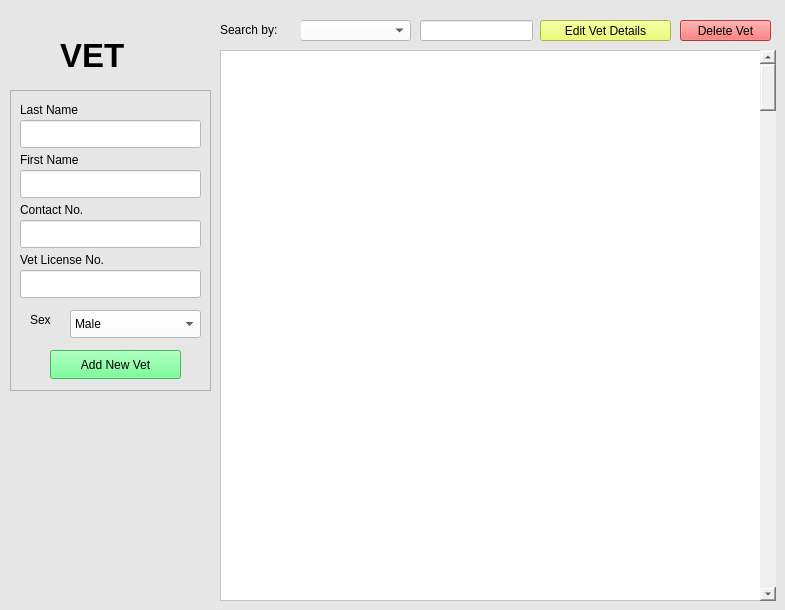
     <widget class="QWidget" name="page4Vet">
      <property name="styleSheet">
       <string notr="true">background-color: rgb(230, 230, 230);</string>
      </property>
      <widget class="QLabel" name="label1_4">
       <property name="geometry">
        <rect>
         <x>60</x>
         <y>30</y>
         <width>171</width>
         <height>51</height>
        </rect>
       </property>
       <property name="font">
        <font>
         <family>Arial</family>
         <pointsize>25</pointsize>
         <bold>true</bold>
        </font>
       </property>
       <property name="styleSheet">
        <string notr="true">color: rgb(0, 0, 0);</string>
       </property>
       <property name="text">
        <string>VET</string>
       </property>
      </widget>
      <widget class="QFrame" name="newVetDetailsFrame_2">
       <property name="geometry">
        <rect>
         <x>10</x>
         <y>90</y>
         <width>201</width>
         <height>301</height>
        </rect>
       </property>
       <property name="frameShape">
        <enum>QFrame::StyledPanel</enum>
       </property>
       <property name="frameShadow">
        <enum>QFrame::Raised</enum>
       </property>
       <widget class="QLabel" name="label_27">
        <property name="geometry">
         <rect>
          <x>10</x>
          <y>10</y>
          <width>91</width>
          <height>20</height>
         </rect>
        </property>
        <property name="styleSheet">
         <string notr="true">color: rgb(0, 0, 0);</string>
        </property>
        <property name="text">
         <string>Last Name</string>
        </property>
       </widget>
       <widget class="QLineEdit" name="lastNameInput">
        <property name="geometry">
         <rect>
          <x>10</x>
          <y>30</y>
          <width>181</width>
          <height>28</height>
         </rect>
        </property>
        <property name="styleSheet">
         <string notr="true">background-color: rgb(255, 255, 255);</string>
        </property>
       </widget>
       <widget class="QLabel" name="label_28">
        <property name="geometry">
         <rect>
          <x>10</x>
          <y>60</y>
          <width>91</width>
          <height>20</height>
         </rect>
        </property>
        <property name="styleSheet">
         <string notr="true">color: rgb(0, 0, 0);</string>
        </property>
        <property name="text">
         <string>First Name</string>
        </property>
       </widget>
       <widget class="QLineEdit" name="firstNameInput">
        <property name="geometry">
         <rect>
          <x>10</x>
          <y>80</y>
          <width>181</width>
          <height>28</height>
         </rect>
        </property>
        <property name="styleSheet">
         <string notr="true">background-color: rgb(255, 255, 255);</string>
        </property>
       </widget>
       <widget class="QLabel" name="label_29">
        <property name="geometry">
         <rect>
          <x>10</x>
          <y>110</y>
          <width>91</width>
          <height>20</height>
         </rect>
        </property>
        <property name="styleSheet">
         <string notr="true">color: rgb(0, 0, 0);</string>
        </property>
        <property name="text">
         <string>Contact No.</string>
        </property>
       </widget>
       <widget class="QLineEdit" name="contactInput">
        <property name="geometry">
         <rect>
          <x>10</x>
          <y>130</y>
          <width>181</width>
          <height>28</height>
         </rect>
        </property>
        <property name="styleSheet">
         <string notr="true">background-color: rgb(255, 255, 255);</string>
        </property>
       </widget>
       <widget class="QLabel" name="label_31">
        <property name="geometry">
         <rect>
          <x>20</x>
          <y>220</y>
          <width>91</width>
          <height>20</height>
         </rect>
        </property>
        <property name="styleSheet">
         <string notr="true">color: rgb(0, 0, 0);</string>
        </property>
        <property name="text">
         <string>Sex</string>
        </property>
       </widget>
       <widget class="QPushButton" name="addButton">
        <property name="geometry">
         <rect>
          <x>40</x>
          <y>260</y>
          <width>131</width>
          <height>29</height>
         </rect>
        </property>
        <property name="styleSheet">
         <string notr="true">color: rgb(0, 0, 0);
background-color: rgb(85, 255, 127);</string>
        </property>
        <property name="text">
         <string>Add New Vet</string>
        </property>
       </widget>
       <widget class="QLineEdit" name="licenseInput">
        <property name="geometry">
         <rect>
          <x>10</x>
          <y>180</y>
          <width>181</width>
          <height>28</height>
         </rect>
        </property>
        <property name="styleSheet">
         <string notr="true">background-color: rgb(255, 255, 255);</string>
        </property>
       </widget>
       <widget class="QLabel" name="label_32">
        <property name="geometry">
         <rect>
          <x>10</x>
          <y>160</y>
          <width>111</width>
          <height>20</height>
         </rect>
        </property>
        <property name="styleSheet">
         <string notr="true">color: rgb(0, 0, 0);</string>
        </property>
        <property name="text">
         <string>Vet License No.</string>
        </property>
       </widget>
       <widget class="QComboBox" name="sexInput">
        <property name="geometry">
         <rect>
          <x>60</x>
          <y>220</y>
          <width>131</width>
          <height>28</height>
         </rect>
        </property>
        <property name="styleSheet">
         <string notr="true">color: rgb(0, 0, 0);
background-color: rgb(255, 255, 255);</string>
        </property>
        <item>
         <property name="text">
          <string>Male</string>
         </property>
        </item>
        <item>
         <property name="text">
          <string>Female</string>
         </property>
        </item>
       </widget>
      </widget>
      <widget class="QComboBox" name="comboBox_9">
       <property name="geometry">
        <rect>
         <x>300</x>
         <y>20</y>
         <width>111</width>
         <height>21</height>
        </rect>
       </property>
       <property name="styleSheet">
        <string notr="true">color: rgb(0, 0, 0);
background-color: rgb(255, 255, 255);</string>
       </property>
      </widget>
      <widget class="QLabel" name="label_33">
       <property name="geometry">
        <rect>
         <x>220</x>
         <y>20</y>
         <width>81</width>
         <height>20</height>
        </rect>
       </property>
       <property name="styleSheet">
        <string notr="true">color: rgb(0, 0, 0);</string>
       </property>
       <property name="text">
        <string>Search by:</string>
       </property>
      </widget>
      <widget class="QLineEdit" name="lineEdit_16">
       <property name="geometry">
        <rect>
         <x>420</x>
         <y>20</y>
         <width>113</width>
         <height>21</height>
        </rect>
       </property>
       <property name="styleSheet">
        <string notr="true">background-color: rgb(255, 255, 255);</string>
       </property>
      </widget>
      <widget class="QTableWidget" name="vetTable">
       <property name="geometry">
        <rect>
         <x>220</x>
         <y>50</y>
         <width>551</width>
         <height>551</height>
        </rect>
       </property>
       <property name="styleSheet">
        <string notr="true">background-color: rgb(255, 255, 255);</string>
       </property>
      </widget>
      <widget class="QScrollBar" name="verticalScrollBar_4">
       <property name="geometry">
        <rect>
         <x>760</x>
         <y>50</y>
         <width>16</width>
         <height>551</height>
        </rect>
       </property>
       <property name="styleSheet">
        <string notr="true">color: rgb(0, 0, 0);
background-color: rgb(239, 239, 239);</string>
       </property>
       <property name="orientation">
        <enum>Qt::Vertical</enum>
       </property>
      </widget>
      <widget class="QPushButton" name="editVetButton">
       <property name="geometry">
        <rect>
         <x>540</x>
         <y>20</y>
         <width>131</width>
         <height>21</height>
        </rect>
       </property>
       <property name="styleSheet">
        <string notr="true">color: rgb(0, 0, 0);
background-color: rgb(231, 255, 75);</string>
       </property>
       <property name="text">
        <string>Edit Vet Details</string>
       </property>
      </widget>
      <widget class="QPushButton" name="deleteVetButton">
       <property name="geometry">
        <rect>
         <x>680</x>
         <y>20</y>
         <width>91</width>
         <height>21</height>
        </rect>
       </property>
       <property name="styleSheet">
        <string notr="true">color: rgb(0, 0, 0);
background-color: rgb(255, 79, 79);</string>
       </property>
       <property name="text">
        <string>Delete Vet</string>
       </property>
      </widget>
     </widget>
